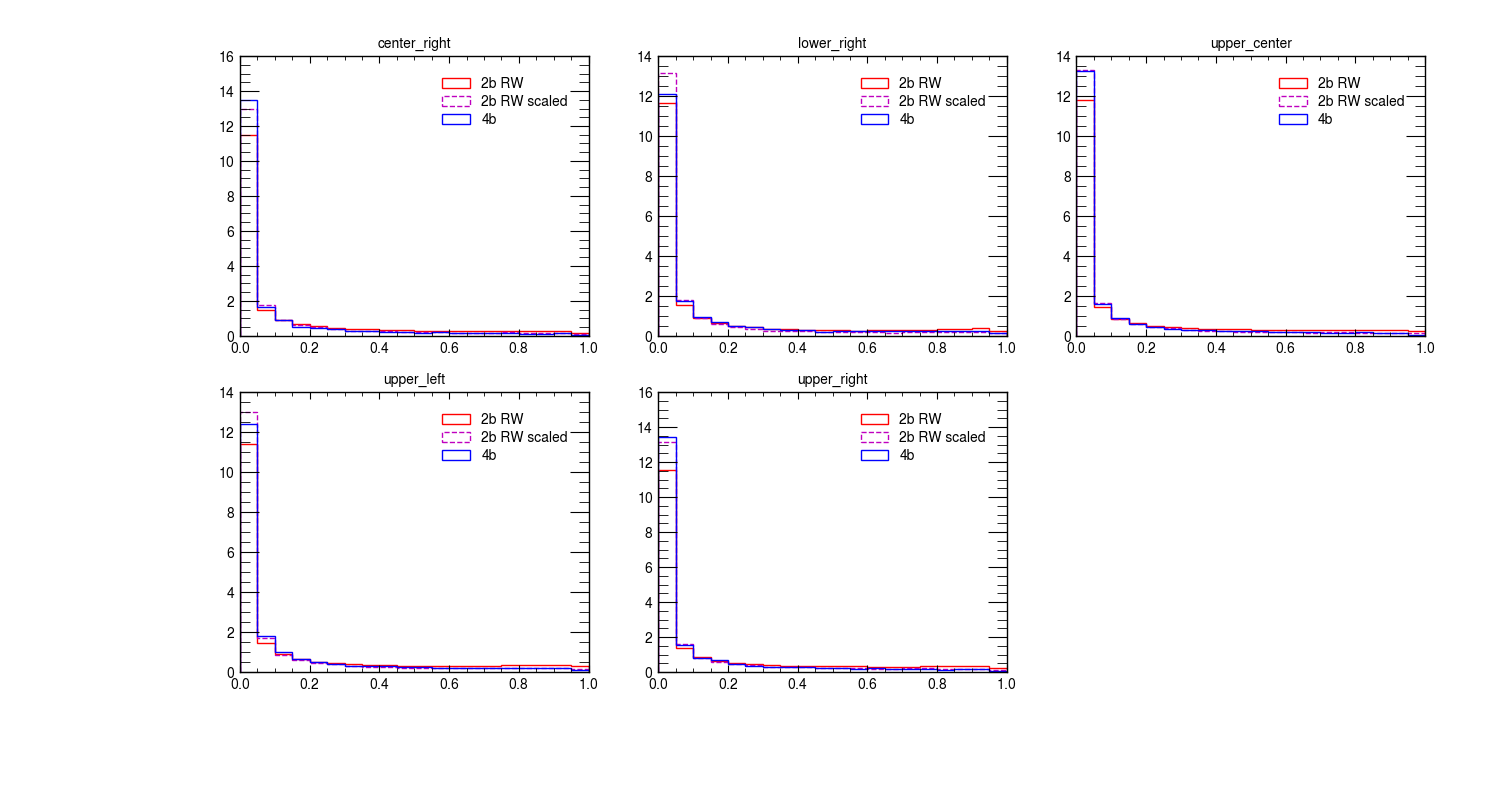

This chart was generated by the following Python code:
#################################################################################
################################################################################
# script for plotting NN socres in shifted (control) regions
# includes comparison of 2bRW, 2bRW with weights and 4b
# this script may take some time, use linux screen
# uses functions from utils.py, standard libraries and some hep libraries
################################################################################
################################################################################ 

#  avoids running on GPU
import os
os.environ["CUDA_VISIBLE_DEVICES"] = "-1"

# hep imports
import mplhep as hep
hep.style.use('ATLAS')
import matplotlib.pyplot as plt 

# standard libraries imports
import numpy as np
import tensorflow as tf
from sklearn.preprocessing import StandardScaler

# import utils.py
import utils

# load best model
best_model = tf.keras.models.load_model('this_is_final_best_model', custom_objects={'F1_Score':utils.F1_Score})

# load scales to re-weight 2bRW
scales = np.loadtxt('weights.txt')

# excluding some features that did not agree well in CR
features = ['m_hh','X_hh','dEta_hh','njets','X_wt_tag','cos_theta_star',
           'pt_hh','pT_2','pT_4','eta_i','dRjj_1','dRjj_2','m_min_dj','m_max_dj',
          'pairing_score_1','pairing_score_2','bkt_lead_jet_pt','bkt_third_lead_jet_pt',
          'm_h1','E_h1','pT_h1','eta_h1','phi_h1','m_h2','E_h2','pT_h2','eta_h2','phi_h2',
          'm_h1_j1','E_h1_j1','eta_h1_j1','phi_h1_j1',
           'm_h1_j2','E_h1_j2','eta_h1_j2','phi_h1_j2',
          'm_h2_j1','E_h2_j1','eta_h2_j1','phi_h2_j1',
           'm_h2_j2','E_h2_j2','eta_h2_j2','phi_h2_j2','year'] 

# load scaler
scaler = StandardScaler()

# calculate bins
bins = np.linspace(0.0,1.0,21)

# create figures: fig1 normal scale, fig2 log scale
fig1 = plt.figure(figsize=(15,8))
fig2 = plt.figure(figsize=(15,8))

# for interested regions
for i, region in enumerate(['center_right','lower_right','upper_center','upper_left','upper_right']):
    # file paths
    file_path_data_16 = f"/mnt/storage/zcapxke/data/shifted/{region}/data16_NN_100_bootstraps.root"
    file_path_data_17 = f"/mnt/storage/zcapxke/data/shifted/{region}/data17_NN_100_bootstraps.root"
    file_path_data_18 = f"/mnt/storage/zcapxke/data/shifted/{region}/data18_NN_100_bootstraps.root"
    
    # use control region
    data16,data17,data18=utils.get_data(file_path_data_16,file_path_data_17,file_path_data_18,'control')
    # apply masks
    bkg_2b_df=utils.get_data_mask(data16,data17,data18,mask='2bRW')
    bkg_4b_df=utils.get_data_mask(data16,data17,data18,mask='4b')
    # get inputs for the model
    X_2b = bkg_2b_df[features]
    X_4b = bkg_4b_df[features]
    # get weights for 2bRW
    weights_2b = bkg_2b_df['sample_weight']
    
    # scale data
    X_2b_sc = scaler.fit_transform(X_2b)
    X_4b_sc = scaler.fit_transform(X_4b)

    # calculate predictions 
    pred_test_2b = best_model.predict(X_2b_sc)[:,1]
    pred_test_4b = best_model.predict(X_4b_sc)[:,1]
    
    # normal scale plot
    ax1 = fig1.add_subplot(2, 3, i+1)
    # 2b RW
    h1,_,_ = ax1.hist(pred_test_2b, bins = bins, histtype='step',label='2b RW', density= True,
                   weights=weights_2b, color ='r')
    # 2b Rw with scales
    _=ax1.hist(bins[:-1],bins=bins,weights=h1*scales, histtype='step',density=True,color='m',label='2b RW scaled',
        linestyle='dashed')
    # 4b
    h2,_,_ = ax1.hist(pred_test_4b, bins = bins, histtype='step', label = '4b', density = True, color='b')
    ax1.set_title(region, size=10)
    ax1.tick_params(axis='x', labelsize=10)
    ax1.tick_params(axis='y', labelsize=10)
    ax1.yaxis.offsetText.set_fontsize(10)
    ax1.legend(loc='best', prop={'size': 10})
    
    # log scale plot
    ax2 = fig2.add_subplot(2, 3, i+1)
    # 2b RW
    h1,_,_ = ax2.hist(pred_test_2b, bins = bins, histtype='step',label='2b RW', density= True,
                   weights=weights_2b, color='r', log=True)
    # 2b Rw with scales
    _=ax2.hist(bins[:-1],bins=bins,weights=h1*scales, histtype='step',density=True,color='m',label='2b RW scaled',
         linestyle='dashed', log=True)
    # 4b
    h2,_,_ = ax2.hist(pred_test_4b, bins = bins, histtype='step', label = '4b', density = True, color='b', log=True)
    ax2.set_title(region, size=10)
    ax2.tick_params(axis='x', labelsize=10)
    ax2.tick_params(axis='y', labelsize=10)
    ax2.yaxis.offsetText.set_fontsize(10)
    ax2.legend(loc='best', prop={'size': 10})

# save figures
fig1.savefig('shifted_plots.png')
fig2.savefig('shifted_plots_log.png')